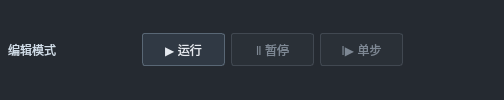
<?xml version="1.0" encoding="UTF-8"?>
<ui version="4.0">
 <class>PlayModeUIWindow</class>
 <widget class="QWidget" name="PlayModeUIWindow">
  <property name="sizePolicy"><sizepolicy hsizetype="Expanding" vsizetype="Preferred"><horstretch>1</horstretch><verstretch>0</verstretch></sizepolicy></property>
  <property name="editText" stdset="0"><string>编辑模式</string></property>
  <property name="enterText" stdset="0"><string>准备运行…</string></property>
  <property name="playText" stdset="0"><string>运行模式</string></property>
  <property name="pauseText" stdset="0"><string>运行已暂停</string></property>
  <property name="exitText" stdset="0"><string>正在还原编辑场景…</string></property>
  <property name="styleSheet"><string notr="true">QWidget#PlayModeUIWindow { background:#252a31; color:#e5e9ef; } QToolButton { min-width:60px; padding:5px 9px; border:1px solid #596775; border-radius:3px; color:#e5e9ef; background:#303944; } QToolButton:checked { background:#315e7d; border-color:#79a9d0; } QToolButton:disabled { color:#7d8793; border-color:#414851; background:#2a3037; } QLabel#modeLabel { color:#d0dce8; } QLabel#errorLabel { color:#ffb8b8; }</string></property>
  <layout class="QHBoxLayout" name="toolbarLayout">
   <property name="leftMargin"><number>8</number></property><property name="topMargin"><number>4</number></property><property name="rightMargin"><number>8</number></property><property name="bottomMargin"><number>4</number></property><property name="spacing"><number>6</number></property>
   <item><widget class="QLabel" name="modeLabel"><property name="text"><string>编辑模式</string></property></widget></item>
   <item><spacer name="leftSpacer"><property name="orientation"><enum>Qt::Horizontal</enum></property><property name="sizeHint" stdset="0"><size><width>80</width><height>1</height></size></property></spacer></item>
   <item><widget class="QToolButton" name="playButton"><property name="text"><string>▶ 运行</string></property><property name="checkable"><bool>true</bool></property><property name="toolTip"><string>运行游戏；再次点击停止并还原进入前的编辑场景。准备期间可取消。</string></property></widget></item>
   <item><widget class="QToolButton" name="pauseButton"><property name="text"><string>Ⅱ 暂停</string></property><property name="checkable"><bool>true</bool></property><property name="enabled"><bool>false</bool></property><property name="toolTip"><string>暂停或继续游戏；暂停保留当前脚本实例和游戏状态。</string></property></widget></item>
   <item><widget class="QToolButton" name="stepButton"><property name="text"><string>Ⅰ▶ 单步</string></property><property name="enabled"><bool>false</bool></property><property name="toolTip"><string>暂停时推进一个游戏帧，随后保持暂停。</string></property></widget></item>
   <item><spacer name="rightSpacer"><property name="orientation"><enum>Qt::Horizontal</enum></property><property name="sizeHint" stdset="0"><size><width>80</width><height>1</height></size></property></spacer></item>
   <item><widget class="QLabel" name="errorLabel"><property name="text"><string/></property><property name="visible"><bool>false</bool></property><property name="maximumSize"><size><width>360</width><height>24</height></size></property><property name="wordWrap"><bool>false</bool></property></widget></item>
  </layout>
 </widget><resources/><connections/>
</ui>
